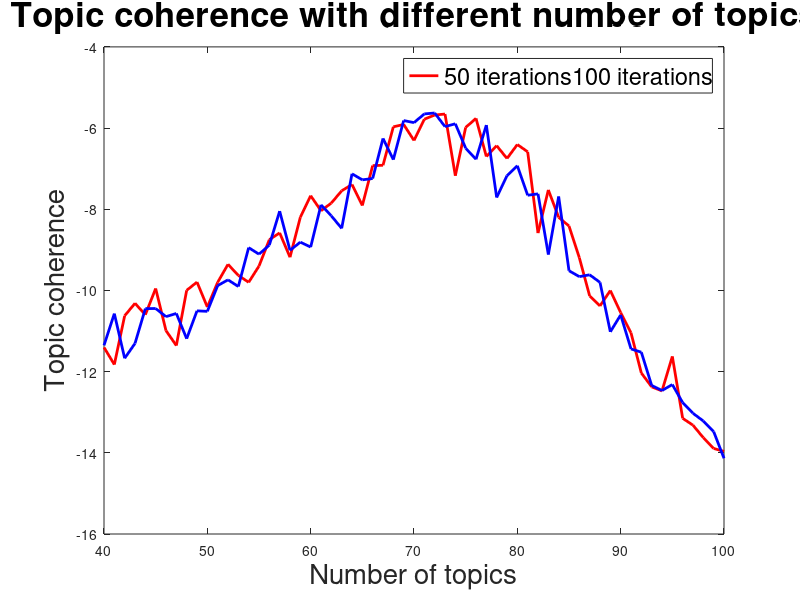

The MATLAB script that drew this image:
data_50 = load("Data/Germany_50_result.csv");
data_100 = load("Data/Germany_100_result.csv");


plot(data_50(:,1), data_50(:,2), "-r", "linewidth",2);
hold on
plot(data_100(:,1), data_100(:,2), "-b", "linewidth",2);
xlabel("Number of topics", "FontSize", 20);
ylabel("Topic coherence", "FontSize", 20);
title("Topic coherence with different number of topics", "FontSize", 25);
legend(["50 iterations", "100 iterations"], "FontSize", 17);

hold off 


% plot(data_50(:,1), data_50(:,3), "-r", "linewidth",2);
% hold on
% plot(data_100(:,1), data_100(:,3), "-b", "linewidth",2);
% xlabel("Number of topics", "FontSize", 20);
% ylabel("Execution time", "FontSize", 20);
% title("Execution time with different number of topics", "FontSize", 25);
% legend(["50 iterations", "100 iterations"], "FontSize", 17);
% 
% hold off 
